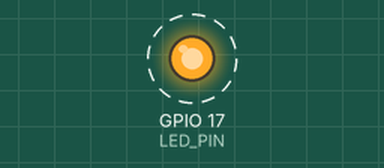
Simulated run of this program. Board: Raspberry Pi (BCM pin numbers). Shown: output pins drawn as LEDs (lit = HIGH). Dashed ring = blinking.

Above: at 0.5 s.
Timing chart, 0 to 4.6 s (numbered marks = the images above):
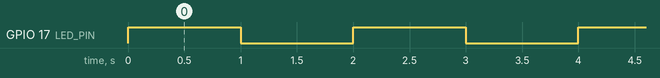

Measured:
- by itself, GPIO 17 (LED_PIN): alternates HIGH for 1.0 s and LOW for 1.0 s

The program:

test.py
```python
import RPi.GPIO as GPIO
import time

# Use BCM pin numbering
GPIO.setmode(GPIO.BCM)

# Set up GPIO 17 as an output pin
LED_PIN = 17
GPIO.setup(LED_PIN, GPIO.OUT)

try:
    while True:
        # Turn the LED on
        GPIO.output(LED_PIN, GPIO.HIGH)
        time.sleep(1)  # Wait for 1 second

        # Turn the LED off
        GPIO.output(LED_PIN, GPIO.LOW)
        time.sleep(1)  # Wait for 1 second

except KeyboardInterrupt:
    # Clean up GPIO settings before exiting
    GPIO.cleanup()
```
